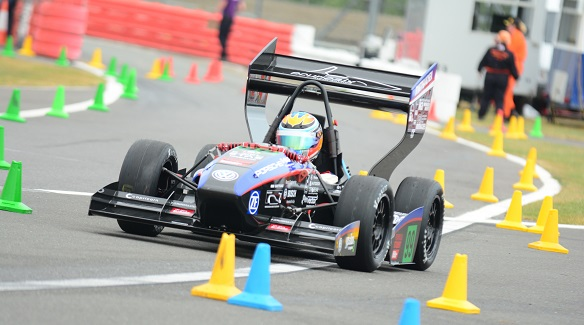
#> input picture color_filtering/formula-student-about.jpg, 584 x 325 px, given in place of the camera
$ python color_filtering.py
#> lines starting #> are read from the running program, lines starting #| are printed output that depends on the picture; after the words box and inside, x2 and y2 are one past the last pixel; in counts of white or black regions, pixels touching at a corner belong together
import cv2
import numpy as np
import time

cap = cv2.VideoCapture(0)
while(1):
	_, frame = cap.read()
#> frame is the input picture: shape (325, 584, 3); mean B, G, R 149.2, 160.8, 166.2
	hsv = cv2.cvtColor(frame, cv2.COLOR_BGR2HSV)
#> hsv: shape (325, 584, 3); mean H, S, V 63.4, 43.4, 175.2

	lower_red = np.array([30,50,50])
	upper_red = np.array([255,255,180])

	mask = cv2.inRange(hsv, lower_red, upper_red)
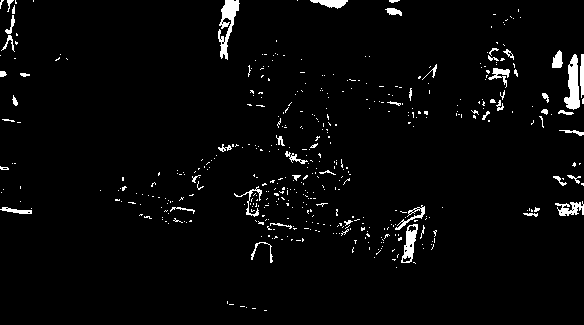
#> mask: shape (325, 584); 3% white; 465 white regions (416 under 20 px), largest, box (x1, y1, x2, y2) and area: (218, 0, 240, 60) 556, (564, 54, 580, 110) 531, (401, 224, 418, 263) 319
	res = cv2.bitwise_and(frame,frame, mask= mask)
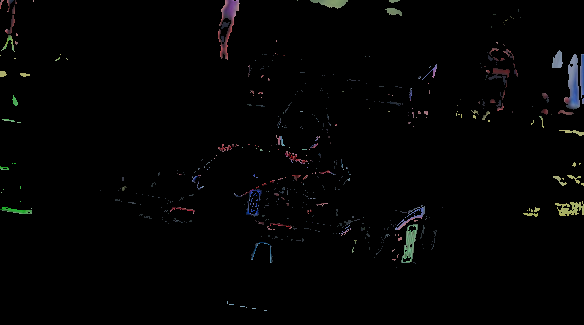
#> res: shape (325, 584, 3); mean B, G, R 3, 3, 3

	cv2.imshow('frame',frame)
	cv2.imshow('mask',mask)
	cv2.imshow('res',res)


	k = cv2.waitKey(5) & 0xFF
#> (key Esc is pressed here)
	if k == 27:
	    break

cv2.destroyAllWindows()
cap.release()
